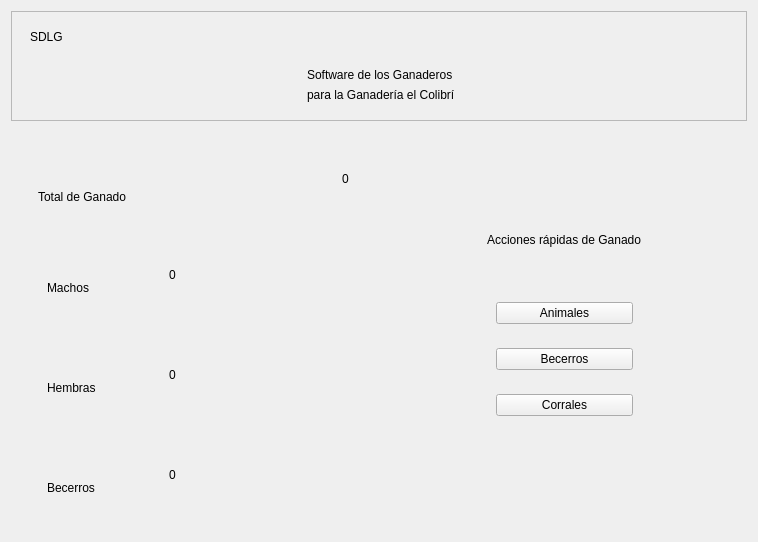
<?xml version="1.0" encoding="UTF-8"?>
<ui version="4.0">
 <class>widget_4</class>
 <widget class="QWidget" name="widget_4">
  <property name="geometry">
   <rect>
    <x>0</x>
    <y>0</y>
    <width>758</width>
    <height>529</height>
   </rect>
  </property>
  <property name="windowTitle">
   <string>SDLG - Animales</string>
  </property>
  <layout class="QGridLayout" name="gridLayout_3">
   <item row="0" column="0" colspan="2">
    <widget class="QFrame" name="frame">
     <property name="frameShape">
      <enum>QFrame::StyledPanel</enum>
     </property>
     <property name="frameShadow">
      <enum>QFrame::Raised</enum>
     </property>
     <layout class="QGridLayout" name="gridLayout">
      <item row="0" column="0">
       <widget class="QWidget" name="widget" native="true">
        <layout class="QVBoxLayout" name="verticalLayout">
         <item>
          <widget class="QLabel" name="label">
           <property name="text">
            <string>SDLG</string>
           </property>
          </widget>
         </item>
        </layout>
       </widget>
      </item>
      <item row="0" column="2">
       <spacer name="horizontalSpacer_3">
        <property name="orientation">
         <enum>Qt::Horizontal</enum>
        </property>
        <property name="sizeHint" stdset="0">
         <size>
          <width>216</width>
          <height>20</height>
         </size>
        </property>
       </spacer>
      </item>
      <item row="1" column="1">
       <spacer name="horizontalSpacer">
        <property name="orientation">
         <enum>Qt::Horizontal</enum>
        </property>
        <property name="sizeHint" stdset="0">
         <size>
          <width>217</width>
          <height>20</height>
         </size>
        </property>
       </spacer>
      </item>
      <item row="1" column="2">
       <widget class="QWidget" name="widget_2" native="true">
        <layout class="QVBoxLayout" name="verticalLayout_2">
         <item>
          <widget class="QLabel" name="label_2">
           <property name="text">
            <string>Software de los Ganaderos</string>
           </property>
          </widget>
         </item>
         <item>
          <widget class="QLabel" name="label_3">
           <property name="text">
            <string>para la Ganadería el Colibrí</string>
           </property>
          </widget>
         </item>
        </layout>
       </widget>
      </item>
      <item row="1" column="3">
       <spacer name="horizontalSpacer_2">
        <property name="orientation">
         <enum>Qt::Horizontal</enum>
        </property>
        <property name="sizeHint" stdset="0">
         <size>
          <width>217</width>
          <height>20</height>
         </size>
        </property>
       </spacer>
      </item>
     </layout>
    </widget>
   </item>
   <item row="1" column="0">
    <spacer name="verticalSpacer_2">
     <property name="orientation">
      <enum>Qt::Vertical</enum>
     </property>
     <property name="sizeHint" stdset="0">
      <size>
       <width>20</width>
       <height>40</height>
      </size>
     </property>
    </spacer>
   </item>
   <item row="1" column="1">
    <spacer name="verticalSpacer">
     <property name="orientation">
      <enum>Qt::Vertical</enum>
     </property>
     <property name="sizeHint" stdset="0">
      <size>
       <width>20</width>
       <height>18</height>
      </size>
     </property>
    </spacer>
   </item>
   <item row="2" column="0">
    <widget class="QWidget" name="widget_9" native="true">
     <layout class="QVBoxLayout" name="verticalLayout_7">
      <item>
       <widget class="QWidget" name="widget_5" native="true">
        <layout class="QHBoxLayout" name="horizontalLayout_2">
         <item>
          <widget class="QWidget" name="widget_7" native="true">
           <layout class="QVBoxLayout" name="verticalLayout_3">
            <item>
             <widget class="QLabel" name="label_5">
              <property name="minimumSize">
               <size>
                <width>30</width>
                <height>30</height>
               </size>
              </property>
              <property name="maximumSize">
               <size>
                <width>30</width>
                <height>30</height>
               </size>
              </property>
              <property name="text">
               <string/>
              </property>
              <property name="pixmap">
               <pixmap resource="resources.qrc">:/icons/img/icons/Gcow.png</pixmap>
              </property>
              <property name="scaledContents">
               <bool>true</bool>
              </property>
             </widget>
            </item>
            <item>
             <widget class="QLabel" name="label_6">
              <property name="text">
               <string>Total de Ganado</string>
              </property>
             </widget>
            </item>
           </layout>
          </widget>
         </item>
         <item>
          <spacer name="horizontalSpacer_4">
           <property name="orientation">
            <enum>Qt::Horizontal</enum>
           </property>
           <property name="sizeHint" stdset="0">
            <size>
             <width>195</width>
             <height>20</height>
            </size>
           </property>
          </spacer>
         </item>
         <item>
          <widget class="QWidget" name="widget_6" native="true">
           <layout class="QHBoxLayout" name="horizontalLayout">
            <item>
             <widget class="QLabel" name="label_7">
              <property name="text">
               <string>0</string>
              </property>
             </widget>
            </item>
           </layout>
          </widget>
         </item>
        </layout>
       </widget>
      </item>
      <item>
       <widget class="QWidget" name="widget_18" native="true">
        <layout class="QHBoxLayout" name="horizontalLayout_9">
         <item>
          <widget class="QWidget" name="widget_8" native="true">
           <layout class="QHBoxLayout" name="horizontalLayout_3">
            <item>
             <widget class="QWidget" name="widget_10" native="true">
              <layout class="QVBoxLayout" name="verticalLayout_4">
               <item>
                <widget class="QLabel" name="label_8">
                 <property name="minimumSize">
                  <size>
                   <width>20</width>
                   <height>20</height>
                  </size>
                 </property>
                 <property name="maximumSize">
                  <size>
                   <width>20</width>
                   <height>20</height>
                  </size>
                 </property>
                 <property name="text">
                  <string/>
                 </property>
                 <property name="pixmap">
                  <pixmap resource="resources.qrc">:/icons/img/icons/mars.png</pixmap>
                 </property>
                 <property name="scaledContents">
                  <bool>true</bool>
                 </property>
                </widget>
               </item>
               <item>
                <widget class="QLabel" name="label_9">
                 <property name="text">
                  <string>Machos</string>
                 </property>
                </widget>
               </item>
              </layout>
             </widget>
            </item>
            <item>
             <spacer name="horizontalSpacer_5">
              <property name="orientation">
               <enum>Qt::Horizontal</enum>
              </property>
              <property name="sizeHint" stdset="0">
               <size>
                <width>40</width>
                <height>20</height>
               </size>
              </property>
             </spacer>
            </item>
            <item>
             <widget class="QWidget" name="widget_11" native="true">
              <layout class="QHBoxLayout" name="horizontalLayout_4">
               <item>
                <widget class="QLabel" name="label_10">
                 <property name="text">
                  <string>0</string>
                 </property>
                </widget>
               </item>
              </layout>
             </widget>
            </item>
           </layout>
          </widget>
         </item>
         <item>
          <spacer name="horizontalSpacer_8">
           <property name="orientation">
            <enum>Qt::Horizontal</enum>
           </property>
           <property name="sizeHint" stdset="0">
            <size>
             <width>159</width>
             <height>20</height>
            </size>
           </property>
          </spacer>
         </item>
        </layout>
       </widget>
      </item>
      <item>
       <widget class="QWidget" name="widget_19" native="true">
        <layout class="QHBoxLayout" name="horizontalLayout_10">
         <item>
          <widget class="QWidget" name="widget_12" native="true">
           <layout class="QHBoxLayout" name="horizontalLayout_5">
            <item>
             <widget class="QWidget" name="widget_13" native="true">
              <layout class="QVBoxLayout" name="verticalLayout_5">
               <item>
                <widget class="QLabel" name="label_11">
                 <property name="minimumSize">
                  <size>
                   <width>20</width>
                   <height>20</height>
                  </size>
                 </property>
                 <property name="maximumSize">
                  <size>
                   <width>20</width>
                   <height>20</height>
                  </size>
                 </property>
                 <property name="text">
                  <string/>
                 </property>
                 <property name="pixmap">
                  <pixmap resource="resources.qrc">:/icons/img/icons/venus.png</pixmap>
                 </property>
                 <property name="scaledContents">
                  <bool>true</bool>
                 </property>
                </widget>
               </item>
               <item>
                <widget class="QLabel" name="label_12">
                 <property name="text">
                  <string>Hembras</string>
                 </property>
                </widget>
               </item>
              </layout>
             </widget>
            </item>
            <item>
             <spacer name="horizontalSpacer_6">
              <property name="orientation">
               <enum>Qt::Horizontal</enum>
              </property>
              <property name="sizeHint" stdset="0">
               <size>
                <width>40</width>
                <height>20</height>
               </size>
              </property>
             </spacer>
            </item>
            <item>
             <widget class="QWidget" name="widget_14" native="true">
              <layout class="QHBoxLayout" name="horizontalLayout_6">
               <item>
                <widget class="QLabel" name="label_13">
                 <property name="text">
                  <string>0</string>
                 </property>
                </widget>
               </item>
              </layout>
             </widget>
            </item>
           </layout>
          </widget>
         </item>
         <item>
          <spacer name="horizontalSpacer_9">
           <property name="orientation">
            <enum>Qt::Horizontal</enum>
           </property>
           <property name="sizeHint" stdset="0">
            <size>
             <width>159</width>
             <height>20</height>
            </size>
           </property>
          </spacer>
         </item>
        </layout>
       </widget>
      </item>
      <item>
       <widget class="QWidget" name="widget_20" native="true">
        <layout class="QHBoxLayout" name="horizontalLayout_11">
         <item>
          <widget class="QWidget" name="widget_15" native="true">
           <layout class="QHBoxLayout" name="horizontalLayout_7">
            <item>
             <widget class="QWidget" name="widget_16" native="true">
              <layout class="QVBoxLayout" name="verticalLayout_6">
               <item>
                <widget class="QLabel" name="label_14">
                 <property name="minimumSize">
                  <size>
                   <width>20</width>
                   <height>20</height>
                  </size>
                 </property>
                 <property name="maximumSize">
                  <size>
                   <width>20</width>
                   <height>20</height>
                  </size>
                 </property>
                 <property name="text">
                  <string/>
                 </property>
                 <property name="pixmap">
                  <pixmap resource="resources.qrc">:/icons/img/icons/Gbecerro.png</pixmap>
                 </property>
                 <property name="scaledContents">
                  <bool>true</bool>
                 </property>
                </widget>
               </item>
               <item>
                <widget class="QLabel" name="label_15">
                 <property name="text">
                  <string>Becerros</string>
                 </property>
                </widget>
               </item>
              </layout>
             </widget>
            </item>
            <item>
             <spacer name="horizontalSpacer_7">
              <property name="orientation">
               <enum>Qt::Horizontal</enum>
              </property>
              <property name="sizeHint" stdset="0">
               <size>
                <width>40</width>
                <height>20</height>
               </size>
              </property>
             </spacer>
            </item>
            <item>
             <widget class="QWidget" name="widget_17" native="true">
              <layout class="QHBoxLayout" name="horizontalLayout_8">
               <item>
                <widget class="QLabel" name="label_16">
                 <property name="text">
                  <string>0</string>
                 </property>
                </widget>
               </item>
              </layout>
             </widget>
            </item>
           </layout>
          </widget>
         </item>
         <item>
          <spacer name="horizontalSpacer_10">
           <property name="orientation">
            <enum>Qt::Horizontal</enum>
           </property>
           <property name="sizeHint" stdset="0">
            <size>
             <width>159</width>
             <height>20</height>
            </size>
           </property>
          </spacer>
         </item>
        </layout>
       </widget>
      </item>
     </layout>
    </widget>
   </item>
   <item row="2" column="1">
    <widget class="QWidget" name="widget_3" native="true">
     <layout class="QGridLayout" name="gridLayout_2">
      <item row="0" column="1">
       <spacer name="verticalSpacer_6">
        <property name="orientation">
         <enum>Qt::Vertical</enum>
        </property>
        <property name="sizeHint" stdset="0">
         <size>
          <width>20</width>
          <height>57</height>
         </size>
        </property>
       </spacer>
      </item>
      <item row="1" column="0">
       <spacer name="horizontalSpacer_12">
        <property name="orientation">
         <enum>Qt::Horizontal</enum>
        </property>
        <property name="sizeHint" stdset="0">
         <size>
          <width>89</width>
          <height>20</height>
         </size>
        </property>
       </spacer>
      </item>
      <item row="1" column="1">
       <widget class="QWidget" name="widget_22" native="true">
        <layout class="QVBoxLayout" name="verticalLayout_9">
         <item>
          <widget class="QLabel" name="label_4">
           <property name="text">
            <string>Acciones rápidas de Ganado</string>
           </property>
          </widget>
         </item>
         <item>
          <spacer name="verticalSpacer_5">
           <property name="orientation">
            <enum>Qt::Vertical</enum>
           </property>
           <property name="sizeHint" stdset="0">
            <size>
             <width>20</width>
             <height>40</height>
            </size>
           </property>
          </spacer>
         </item>
         <item>
          <widget class="QWidget" name="widget_21" native="true">
           <layout class="QVBoxLayout" name="verticalLayout_8">
            <item>
             <widget class="QPushButton" name="pushButton">
              <property name="text">
               <string>Animales</string>
              </property>
              <property name="icon">
               <iconset resource="resources.qrc">
                <normaloff>:/icons/img/icons/Bcow.png</normaloff>:/icons/img/icons/Bcow.png</iconset>
              </property>
             </widget>
            </item>
            <item>
             <spacer name="verticalSpacer_4">
              <property name="orientation">
               <enum>Qt::Vertical</enum>
              </property>
              <property name="sizeHint" stdset="0">
               <size>
                <width>20</width>
                <height>18</height>
               </size>
              </property>
             </spacer>
            </item>
            <item>
             <widget class="QPushButton" name="pushButton_2">
              <property name="text">
               <string>Becerros</string>
              </property>
              <property name="icon">
               <iconset resource="resources.qrc">
                <normaloff>:/icons/img/icons/Bbecerro.png</normaloff>:/icons/img/icons/Bbecerro.png</iconset>
              </property>
             </widget>
            </item>
            <item>
             <spacer name="verticalSpacer_3">
              <property name="orientation">
               <enum>Qt::Vertical</enum>
              </property>
              <property name="sizeHint" stdset="0">
               <size>
                <width>20</width>
                <height>18</height>
               </size>
              </property>
             </spacer>
            </item>
            <item>
             <widget class="QPushButton" name="pushButton_3">
              <property name="text">
               <string>Corrales</string>
              </property>
              <property name="icon">
               <iconset resource="resources.qrc">
                <normaloff>:/icons/img/icons/Bfence.png</normaloff>:/icons/img/icons/Bfence.png</iconset>
              </property>
             </widget>
            </item>
           </layout>
          </widget>
         </item>
        </layout>
       </widget>
      </item>
      <item row="1" column="2">
       <spacer name="horizontalSpacer_11">
        <property name="orientation">
         <enum>Qt::Horizontal</enum>
        </property>
        <property name="sizeHint" stdset="0">
         <size>
          <width>89</width>
          <height>20</height>
         </size>
        </property>
       </spacer>
      </item>
      <item row="2" column="1">
       <spacer name="verticalSpacer_7">
        <property name="orientation">
         <enum>Qt::Vertical</enum>
        </property>
        <property name="sizeHint" stdset="0">
         <size>
          <width>20</width>
          <height>57</height>
         </size>
        </property>
       </spacer>
      </item>
     </layout>
    </widget>
   </item>
  </layout>
 </widget>
 <resources>
  <include location="resources.qrc"/>
 </resources>
 <connections/>
</ui>
